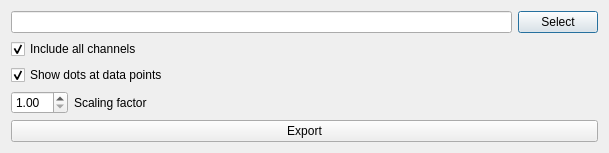
<?xml version="1.0" encoding="UTF-8"?>
<ui version="4.0">
 <class>QDAFFDialogExport2DPlot</class>
 <widget class="QDialog" name="QDAFFDialogExport2DPlot">
  <property name="geometry">
   <rect>
    <x>0</x>
    <y>0</y>
    <width>609</width>
    <height>144</height>
   </rect>
  </property>
  <property name="windowTitle">
   <string>Dialog</string>
  </property>
  <layout class="QVBoxLayout" name="verticalLayout">
   <item>
    <layout class="QHBoxLayout" name="horizontalLayout">
     <item>
      <widget class="QLineEdit" name="lineEdit_ExportPath">
       <property name="styleSheet">
        <string notr="true">font: 12pt &quot;Calibri&quot;;</string>
       </property>
      </widget>
     </item>
     <item>
      <widget class="QPushButton" name="pushButton_Browse">
       <property name="styleSheet">
        <string notr="true">font: 12pt &quot;Calibri&quot;;</string>
       </property>
       <property name="text">
        <string>Select</string>
       </property>
      </widget>
     </item>
    </layout>
   </item>
   <item>
    <widget class="QCheckBox" name="checkBox_IncludeAllChannels">
     <property name="styleSheet">
      <string notr="true">font: 12pt &quot;Calibri&quot;;</string>
     </property>
     <property name="text">
      <string>Include all channels</string>
     </property>
     <property name="checked">
      <bool>true</bool>
     </property>
    </widget>
   </item>
   <item>
    <widget class="QCheckBox" name="checkBox_ShowDataPointDots">
     <property name="styleSheet">
      <string notr="true">font: 12pt &quot;Calibri&quot;;</string>
     </property>
     <property name="text">
      <string>Show dots at data points</string>
     </property>
     <property name="checked">
      <bool>true</bool>
     </property>
    </widget>
   </item>
   <item>
    <layout class="QHBoxLayout" name="horizontalLayout_2" stretch="0,1">
     <item>
      <widget class="QDoubleSpinBox" name="doubleSpinBox_ScalingFactor">
       <property name="styleSheet">
        <string notr="true">font: 12pt &quot;Calibri&quot;;</string>
       </property>
       <property name="minimum">
        <double>1.000000000000000</double>
       </property>
      </widget>
     </item>
     <item>
      <widget class="QLabel" name="label">
       <property name="styleSheet">
        <string notr="true">font: 12pt &quot;Calibri&quot;;</string>
       </property>
       <property name="text">
        <string>Scaling factor</string>
       </property>
      </widget>
     </item>
    </layout>
   </item>
   <item>
    <widget class="QPushButton" name="pushButton_Export">
     <property name="styleSheet">
      <string notr="true">font: 12pt &quot;Calibri&quot;;</string>
     </property>
     <property name="text">
      <string>Export</string>
     </property>
    </widget>
   </item>
  </layout>
 </widget>
 <resources/>
 <connections/>
</ui>
